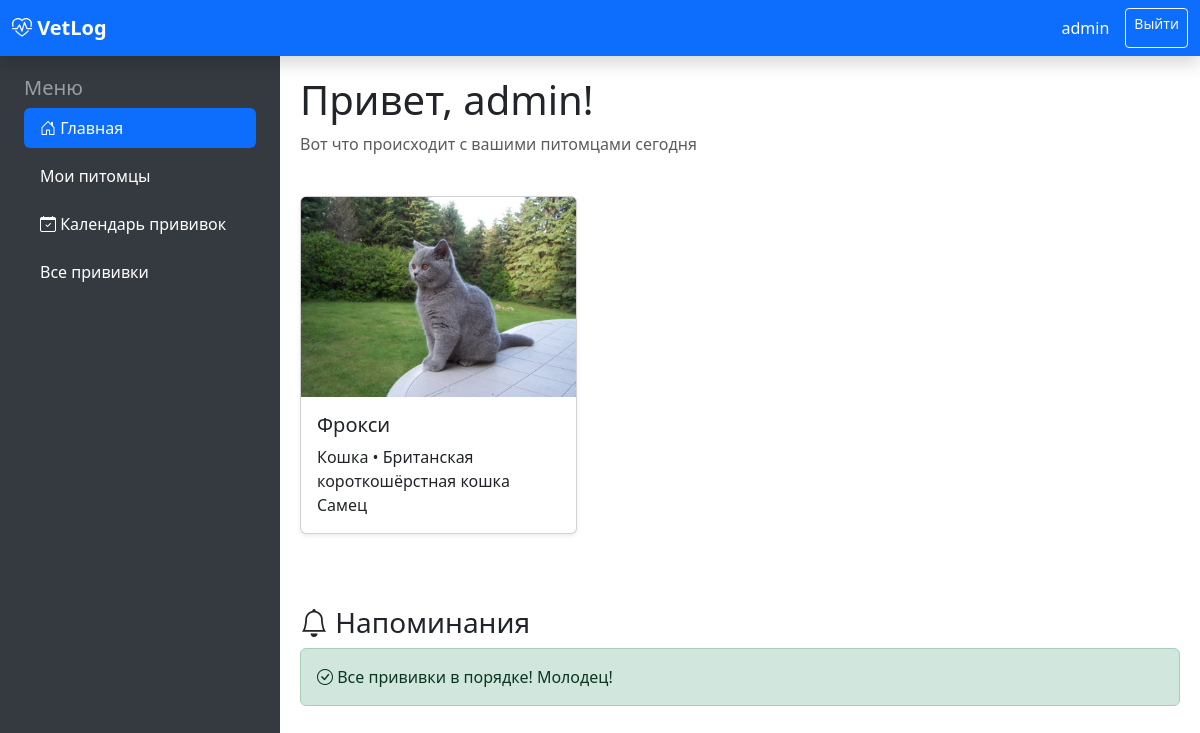
The app's page / (signed in) with its own data.
### pets/models.py (models this page shows, shortened)
class Pet(models.Model):
    GENDER_CHOICES = [('M', 'Самец'), ('F', 'Самка')]
    owner = models.ForeignKey(User, on_delete=models.CASCADE, related_name='pets')
    name = models.CharField("Кличка", max_length=100)
    species = models.CharField("Вид животного", max_length=50, default="Собака")
    breed = models.CharField("Порода", max_length=100, blank=True)
    gender = models.CharField("Пол", max_length=1, choices=GENDER_CHOICES)
    birth_date = models.DateField("Дата рождения", null=True, blank=True)
    photo = models.ImageField("Фото питомца", upload_to='pets/', blank=True, null=True)
    weight = models.DecimalField("Текущий вес (кг)", max_digits=5, decimal_places=2, null=True, blank=True)
    created_at = models.DateTimeField(auto_now_add=True)
    class Meta:
        ordering = ['-created_at']
        verbose_name = "Питомец"
        verbose_name_plural = "Питомцы"

### core/views.py (the view)
# urls.py: path('', views.dashboard, name='home'),
@login_required
def dashboard(request):
    pets = Pet.objects.filter(owner=request.user)
    today = timezone.now().date()
    soon = today + timedelta(days=60)
    overdue = Vaccination.objects.filter(
        pet__owner=request.user,
        next_due_date__lt=today
    )
    upcoming = Vaccination.objects.filter(
        pet__owner=request.user,
        next_due_date__gte=today,
        next_due_date__lte=soon
    ).order_by('next_due_date')
    context = {
        'pets': pets,
        'overdue_vaccinations': overdue,
        'upcoming_vaccinations': upcoming,
        'total_pets': pets.count(),
    }
    return render(request, 'core/dashboard.html', context)

### templates/core/dashboard.html (shortened to what this page needs)
{% extends 'base/base.html' %}
{% block content %}
<div class="row">
    <div class="col-12 mb-4">
        <h1>Привет, {{ user.first_name|default:user.username }}!</h1>
        <p class="text-muted">Вот что происходит с вашими питомцами сегодня</p>
    </div>
</div>
{% if pets %}
<div class="row mb-5">
    {% for pet in pets %}
    <div class="col-md-4 mb-4">
        <div class="card h-100 shadow-sm">
            {% if pet.photo %}
                <img src="{{ pet.photo.url }}" class="card-img-top" style="height: 200px; object-fit: cover;">
            {% else %}
                <div class="bg-light border-bottom text-center py-5">
                    <i class="bi bi-paw display-1 text-muted"></i>
                </div>
            {% endif %}
            <div class="card-body">
                <h5 class="card-title">{{ pet.name }}</h5>
                <p class="card-text">
                    {{ pet.species }} • {{ pet.breed|default:"Не указана" }}<br>
                    {{ pet.get_gender_display }}
                </p>
            </div>
        </div>
    </div>
    {% endfor %}
</div>
{% else %}
<div class="alert alert-info">
    <h4>У вас пока нет питомцев</h4>
    <p>Добавьте своего первого друга, чтобы начать вести учёт здоровья!</p>
    <a href="{% url 'pet_list' %}" class="btn btn-primary">Добавить питомца</a>
</div>
{% endif %}
<div class="row">
    <div class="col-12">
        <h3><i class="bi bi-bell"></i> Напоминания</h3>
        {% if upcoming_vaccinations %}
            <div class="card">
                <div class="card-body">
                    <h5>Скоро нужно сделать:</h5>
                    {% for v in upcoming_vaccinations %}
                        <div class="d-flex justify-content-between border-bottom py-2">
                            <span>{{ v.pet.name }} — {{ v.vaccine.short_name }}</span>
                            <strong class="text-primary">{{ v.next_due_date|date:"d.m.Y" }}</strong>
                        </div>
                    {% endfor %}
                </div>
            </div>
        {% else %}
            {% if not overdue_vaccinations %}
                <div class="alert alert-success">
                    <i class="bi bi-check-circle"></i> Все прививки в порядке! Молодец!
                </div>
            {% endif %}
        {% endif %}
    </div>
</div>
{% endblock %}

### templates/base/base.html (shortened to what this page needs)
<!DOCTYPE html>
<html lang="ru">
<head>
    <link href="https://cdn.jsdelivr.net/npm/bootstrap@5.3.3/dist/css/bootstrap.min.css" rel="stylesheet">
    <link href="https://cdn.jsdelivr.net/npm/bootstrap-icons@1.11.3/font/bootstrap-icons.css" rel="stylesheet">
</head>
<body>
    <nav class="navbar navbar-expand-lg navbar-dark bg-primary fixed-top shadow">
        <div class="container-fluid">
            <a class="navbar-brand fw-bold" href="{% url 'home' %}">
                <i class="bi bi-heart-pulse"></i> VetLog
            </a>
            <div class="navbar-nav ms-auto">
                <span class="navbar-text text-white me-3">
                    {{ user.first_name|default:user.username }}
                </span>
                <a href="{% url 'logout' %}" class="btn btn-outline-light btn-sm">Выйти</a>
            </div>
        </div>
    </nav>
    <div class="sidebar text-white">
        <div class="px-4">
            <h5 class="text-white-50">Меню</h5>
<ul class="nav flex-column">
    <li class="nav-item mb-2">
        <a href="{% url 'home' %}" class="nav-link text-white {% if request.resolver_match.url_name == 'home' %}active bg-primary rounded{% endif %}">
            <i class="bi bi-house-door"></i> Главная
        </a>
    </li>
    <li class="nav-item mb-2">
        <a href="{% url 'pet_list' %}" class="nav-link text-white {% if request.resolver_match.url_name == 'pet_list' %}active bg-primary rounded{% endif %}">
             Мои питомцы
        </a>
    </li>
    <li class="nav-item mb-2">
        <a href="{% url 'health:upcoming' %}" class="nav-link text-white {% if 'vaccination_upcoming' in request.path %}active bg-primary rounded{% endif %}">
            <i class="bi bi-calendar-check"></i> Календарь прививок
        </a>
    </li>
    <li class="nav-item mb-2">
        <a href="{% url 'health:list' %}" class="nav-link text-white {% if request.resolver_match.url_name == 'health:list' %}active bg-primary rounded{% endif %}">
             Все прививки
        </a>
</ul>
        </div>
    </div>
    <div class="main-content">
        {% block content %}
        {% endblock %}
    </div>
</body>
</html>

### templates/base/base.html (style rules this page uses)
body { padding-top: 56px; }
.sidebar { position: fixed; top: 56px; left: 0; bottom: 0; width: 280px; background: #343a40; padding-top: 20px; z-index: 1000; overflow-y: auto; }
.main-content { margin-left: 280px; padding: 20px; }

### records on screen
Pet: photo (picture), name "Фрокси", species "Кошка", breed "Британская короткошёрстная кошка", gender "Самец"

### other values on screen
{{ user.first_name|default:user.username }} "admin"
